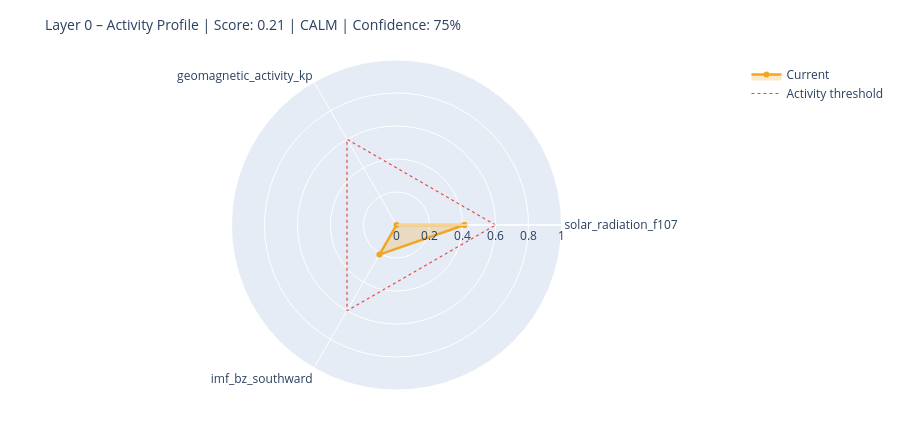

Notebook source saved alongside this figure:
### Markdown cell above
---
## 6. State Assessment & Handoff to Layer 1

### Code cell
# ============================================================
# STEP 1 – Collect raw values with source modes
# Mode: 'primary' | 'fallback_3h' | 'last_valid' | 'missing'
# ============================================================

def safe_last(df, col):
    if df is None or col not in df.columns: return None
    s = df[col].dropna()
    return float(s.iloc[-1]) if not s.empty else None

f107_now = safe_last(df_f107, 'f10.7')
bz_now   = safe_last(df_mag,  'bz_gsm')
kp_now   = safe_last(df_kp,   'kp')
sw_now   = safe_last(df_sw,   'speed')

source_modes = {
    'F10.7':    'primary'  if f107_now is not None else 'missing',
    'Kp':       'primary'  if kp_now   is not None else 'missing',
    'IMF_Bz':   'primary'  if bz_now   is not None else 'missing',
    'SW_speed': 'primary'  if sw_now   is not None else 'missing',
}

# Kp Fallback – 3h endpoint
if kp_now is None:
    try:
        r = requests.get(
            'https://services.swpc.noaa.gov/json/noaa-planetary-k-index.json',
            timeout=10)
        r.raise_for_status()
        fb = pd.DataFrame(r.json())
        tc = next((c for c in fb.columns if 'time' in c.lower()), fb.columns[0])
        kc = next((c for c in fb.columns if 'kp' in c.lower() and c != tc), None)
        if kc:
            fb[kc] = fb[kc].astype(str).str.extract(r'([0-9]+(?:\.[0-9]*)?)')[0]
            fb[kc] = pd.to_numeric(fb[kc], errors='coerce')
            fb = fb[fb[kc] >= 0].dropna(subset=[kc])
            if not fb.empty:
                kp_now = float(fb[kc].iloc[-1])
                source_modes['Kp'] = 'fallback_3h'
                print(f'  Kp fallback (3h): {kp_now:.1f}')
    except Exception as e:
        print(f'  Kp fallback failed: {e}')

# Solar Wind Fallback – last valid value
if sw_now is None and df_sw is not None and 'speed' in df_sw.columns:
    s = df_sw['speed'].dropna()
    if not s.empty:
        sw_now = float(s.iloc[-1])
        source_modes['SW_speed'] = 'last_valid'
        print(f'  SW fallback (last_valid): {sw_now:.0f} km/s')

print()
print('Source modes:', source_modes)

# ============================================================
# STEP 2 – Score from available components only
# ============================================================

def norm(v, lo, hi):
    if v is None: return None
    return max(0.0, min(1.0, (v - lo) / (hi - lo)))

COMPONENTS = {
    'solar_radiation_f107':    (f107_now, norm(f107_now, 60, 250)),
    'geomagnetic_activity_kp': (kp_now,   norm(kp_now,   0,   9)),
    'imf_bz_southward':        (bz_now,   norm(-(bz_now or 0) if bz_now else None, -5, 30)
                                           if bz_now is not None else None),
    'solar_wind_speed':        (sw_now,   norm(sw_now, 300, 800)),
}

available   = {k: v[1] for k, v in COMPONENTS.items() if v[1] is not None}
unavailable = [k for k, v in COMPONENTS.items() if v[1] is None]

layer0_score = round(sum(available.values()) / len(available), 4) if available else None
confidence   = round(len(available) / len(COMPONENTS), 2)

level = ('unknown'  if layer0_score is None
         else 'calm'     if layer0_score < 0.3
         else 'moderate' if layer0_score < 0.6
         else 'active')

# ============================================================
# STEP 3 – Dominant Driver
# ============================================================

def dominant_driver(kp, f107, bz, sw):
    candidates = []
    if kp   is not None and kp   >= 4:   candidates.append(('geomagnetic',    kp / 9))
    if sw   is not None and sw   >= 500:  candidates.append(('solar_wind',     sw / 800))
    if bz   is not None and bz   <= -5:   candidates.append(('imf_southward',  abs(bz) / 30))
    if f107 is not None and f107 >= 150:  candidates.append(('solar_radiation',f107 / 250))
    return max(candidates, key=lambda x: x[1])[0] if candidates else 'none'

driver = dominant_driver(kp_now, f107_now, bz_now, sw_now)

# ============================================================
# STEP 4 – Downstream expectations
# ============================================================

def downstream_expectation(driver, score, kp, bz, f107):
    exp = {
        'magnetosphere':        'calm',
        'ionosphere':           'calm',
        'schumann_resonance':   'unchanged',
        'lithosphere_currents': 'low',
    }
    if driver == 'geomagnetic' or (kp and kp >= 5):
        exp['magnetosphere']        = 'compressed / storm'
        exp['ionosphere']           = 'elevated disturbance (TEC variability)'
        exp['schumann_resonance']   = 'elevated amplitude possible'
        exp['lithosphere_currents'] = 'elevated induction currents'
    elif driver == 'imf_southward' or (bz and bz <= -5):
        exp['magnetosphere']        = 'energy coupling active'
        exp['ionosphere']           = 'elevated electron density possible'
        exp['schumann_resonance']   = 'slight modulation possible'
    elif driver == 'solar_radiation' or (f107 and f107 >= 150):
        exp['ionosphere']           = 'elevated ionization (F-layer)'
        exp['schumann_resonance']   = 'slightly elevated background activity'
    return exp

downstream = downstream_expectation(driver, layer0_score, kp_now, bz_now, f107_now)

# ============================================================
# CONSOLE OUTPUT
# ============================================================

W = 58
print('=' * W)
print('LAYER 0 – STATE ASSESSMENT')
print('=' * W)
for name, (raw_v, score_v) in COMPONENTS.items():
    if score_v is not None:
        bar = '█' * int(score_v * 20) + '░' * (20 - int(score_v * 20))
        print(f'  {name:<35}  {bar}  {score_v:.2f}')
    else:
        print(f'  {name:<35}  {"─" * 20}  n/a')
print('-' * W)
print(f'  Score ({len(available)}/{len(COMPONENTS)} components):  {layer0_score:.3f}')
print(f'  Confidence:         {confidence:.0%}')
print(f'  Level:              {level.upper()}')
print(f'  Dominant Driver:    {driver}')

# Radar chart
cats = list(available.keys())
vals = list(available.values())
if len(cats) >= 3:
    fig = go.Figure()
    fig.add_trace(go.Scatterpolar(
        r=vals + [vals[0]], theta=cats + [cats[0]],
        fill='toself', fillcolor='rgba(242,166,35,0.25)',
        line=dict(color='#F2A623', width=2.5), name='Current'
    ))
    fig.add_trace(go.Scatterpolar(
        r=[0.6] * (len(cats) + 1), theta=cats + [cats[0]],
        line=dict(color='#E24B4A', dash='dot', width=1.2),
        mode='lines', name='Activity threshold'
    ))
    fig.update_layout(
        title=dict(text=f'Layer 0 – Activity Profile | Score: {layer0_score:.2f} | {level.upper()} | Confidence: {confidence:.0%}',
                   font=dict(size=14)),
        polar=dict(radialaxis=dict(visible=True, range=[0, 1])),
        height=430, showlegend=True,
        margin=dict(l=60, r=60, t=60, b=40)
    )
    fig.show()

### Figure 1 — Plotly figure (JSON) as saved in the notebook; plotly's stock layout.template omitted (floating-point values rounded to 4 significant figures)
{"data": [{"fill": "toself", "fillcolor": "rgba(242,166,35,0.25)", "line": {"color": "#F2A623", "width": 2.5}, "name": "Current", "r": [0.4116, 0.0, 0.2069, 0.4116], "theta": ["solar_radiation_f107", "geomagnetic_activity_kp", "imf_bz_southward", "solar_radiation_f107"], "type": "scatterpolar"}, {"line": {"color": "#E24B4A", "dash": "dot", "width": 1.2}, "mode": "lines", "name": "Activity threshold", "r": [0.6, 0.6, 0.6, 0.6], "theta": ["solar_radiation_f107", "geomagnetic_activity_kp", "imf_bz_southward", "solar_radiation_f107"], "type": "scatterpolar"}], "layout": {"height": 430, "margin": {"b": 40, "l": 60, "r": 60, "t": 60}, "polar": {"radialaxis": {"range": [0, 1], "visible": true}}, "showlegend": true, "title": {"font": {"size": 14}, "text": "Layer 0 – Activity Profile | Score: 0.21 | CALM | Confidence: 75%"}}}
